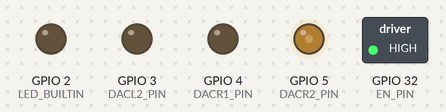
Bench run of a sketch on a simulated ESP32. Parts: switched loads named in the sketch (green lamp = pin HIGH), output pins drawn as LEDs (lit = HIGH).

Above: at 0.3 s.
Timing chart, 0 to 1.8 s (numbered marks = the images above):
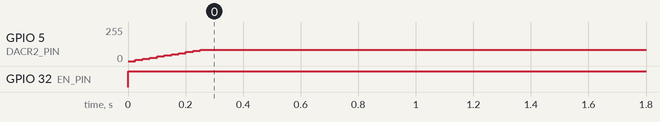

Measured:
- by itself, GPIO 5 (DACR2_PIN): moves from 0/255 to 85/255 over 0.23 s
- by itself, GPIO 32 (EN_PIN): LOW → HIGH at 0.00 s

The sketch:

motors_test.ino
```cpp
#include "helpers.hpp"
const int DACL1_PIN = 2;
const int DACL2_PIN = 3;
const int DACR1_PIN = 4;
const int DACR2_PIN = 5;
const int EN_PIN = 32;

int motor_max_vel = 30;

  OutPin motor_left_dac1(DACL1_PIN);
  OutPin motor_left_dac2(DACL2_PIN);
  OutPin motor_right_dac1(DACR1_PIN);
  OutPin motor_right_dac2(DACR2_PIN);
  OutPin motor_enable(EN_PIN);
  Motor motor_left(motor_left_dac1, motor_left_dac2, motor_enable, motor_max_vel, false);
  Motor motor_right(motor_right_dac1, motor_right_dac2, motor_enable, motor_max_vel, true);

void setup() {
  Serial.begin(115200);
}

void loop() {
  motor_right.motor_ctrl(10);
}
            
```

arduino_lib.hpp
```cpp
// Shared library code for Arduinos.
#ifndef ARDUINO_LIB_H
#define ARDUINO_LIB_H

#include <Arduino.h>
#include <Wire.h>

#define sign(i) (((i) > 0) - ((i) < 0))

#define arr_length(array) (sizeof(array) / sizeof((array)[0]))

// Pinout reference:
// D4  RX
// D5* TX
// D6* SDA
// A3  SCL
// 12  D8
// A0  D9*
// A1  10*
// A2  11*
// 5V  GND
// (* = PWM)

// Labels for pins.
// #define D4 4
// #define D5 5
// #define D6 6
// #define D8 8
// #define D9 9
// #define D13 13

// Lock up the board, send an error message over serial, and flash the
// LED forever.
//
// This should *only* be used for hardware configuration errors that
// are completely unrecoverable.
inline void panic(const char *error_message);

// Output pins.
class OutPin {
  int num;
  bool allow_pwm;

  const static int num_pwm_pins = 12;
  int pwm_pins[num_pwm_pins] = {2, 3, 4, 5, 6, 7, 8, 9, 10, 11, 12, 13}; // Mega
  // int pwm_pins[6] = {3, 5, 6, 9, 10, 11}; // Uno

public:
  OutPin(int num) : num(num) {
    pinMode(num, OUTPUT);

    // Only some pins are allowed to do PWM output. This only runs
    // once at init, so isn't much of a speed concern.
    allow_pwm = false;
    for (int i = 0; i < num_pwm_pins; i++) {
      if (num == pwm_pins[i]) {
        allow_pwm = true;
        break;
      }
    }
  }
  bool read() {
    return digitalRead(num) == HIGH;
  }

  void write(bool value) { digitalWrite(num, value ? HIGH : LOW); }
  void write_pwm(double duty_cycle) {
    if (!allow_pwm)
      panic("Attempted PWM on invalid PWM pin");

    analogWrite(num, min(duty_cycle, 1) * 255);
  }
  void write_pwm_raw(int duty_cycle) {
    if (!allow_pwm)
      panic("Attempted PWM on invalid PWM pin");

    analogWrite(num, min(duty_cycle, 255));
  }
};

// Input pins.
class InPin {
  int num;
  float threshold;

public:
  InPin(int num, float threshold = 0.8f) : num(num), threshold(threshold) {
    pinMode(num, INPUT);
  }
  bool read() { return digitalRead(num) == HIGH; }
  float read_analog() { return (analogRead(num) / 1023.0); }
  int read_analog_raw() { return analogRead(num); }
  bool read_threshold() { return read_analog() >= threshold; }
};

// Lock up the board, send an error message over serial, and flash the
// LED forever.
inline void panic(const char *error_message) {
  // Panic and make the LED blink forever.
  OutPin led(LED_BUILTIN);
  while (true) {
    Serial.println(error_message);
    led.write(false);
    delay(500);
    led.write(true);
    delay(500);
  }
}

// Relay controller.
struct Relay {
  OutPin left;
  OutPin right;
  OutPin common;

  Relay(int left, int right, int common)
      : left(left), right(right), common(common) {}

  // Sets the relay to output on its left pin, and returns a digital
  // output pin that is now connected to the left side of the relay.
  OutPin &output_left() {
    left.write(false);
    right.write(true);
    return common;
  }

  // Sets the relay to output on its right pin, and returns a digital
  // output pin that is now connected to the right side of the relay.
  OutPin &output_right() {
    left.write(true);
    right.write(false);
    return common;
  }
};

template <typename T> T median(const T *data, size_t nmemb) {
  T my_data[nmemb];
  memcpy(my_data, data, nmemb * sizeof(my_data[0]));

  qsort(my_data, nmemb, sizeof(data[0]), [](const void *a, const void *b) {
    if (*(T *)a > *(T *)b)
      return 1;
    else if (*(T *)a < *(T *)b)
      return -1;
    return 0;
  });

  if (nmemb % 2 == 1)
    return (my_data[nmemb / 2] + my_data[nmemb / 2 + 1]) / 2;
  else
    return my_data[nmemb / 2];
}

template <int history_len> class SmoothedInput {
  InPin raw;
  int history[history_len];
  int head = 0;

public:
  SmoothedInput(InPin raw) : raw(raw) {
    int v = raw.read_analog_raw();
    for (int i = 0; i < arr_length(history); i++)
      history[i] = v;
  }

  int read_analog_raw() {
    history[head] = raw.read_analog_raw();
    head = (head + 1) % arr_length(history);
    return median(history, arr_length(history));
  }
};

// // Captured data to be sent to interrupt handlers.
// static void *interrupt_data[EXTERNAL_NUM_INTERRUPTS];

// // Interrupt callback for a particular interrupt number and handler
// // function.
// template <uint8_t num, typename Func> inline void callback_interrupt() {
//   Func &f = *(Func *)interrupt_data[digitalPinToInterrupt(num)];
//   f();
// }

// // Attach an interrupt function to a particular pin. Use e.g.
// // attach_interrupt<8>([&]() { count++; }, FALLING) to count how many
// // times digital pin 8 falls.
// template <uint8_t num, typename Func>
// inline void attach_interrupt_lambda(Func &func, int mode) {
//   if (digitalPinToInterrupt(num) == NOT_AN_INTERRUPT)
//     panic("attempt to set up interrupts on a non-interrupt pin");

//   interrupt_data[digitalPinToInterrupt(num)] = (void *)&func;
//   attachInterrupt(digitalPinToInterrupt(num), callback_interrupt<num, Func>,
//                   mode);
// }


#endif // ARDUINO_LIB_H
```

Source omitted: helpers.hpp (16356 bytes)
